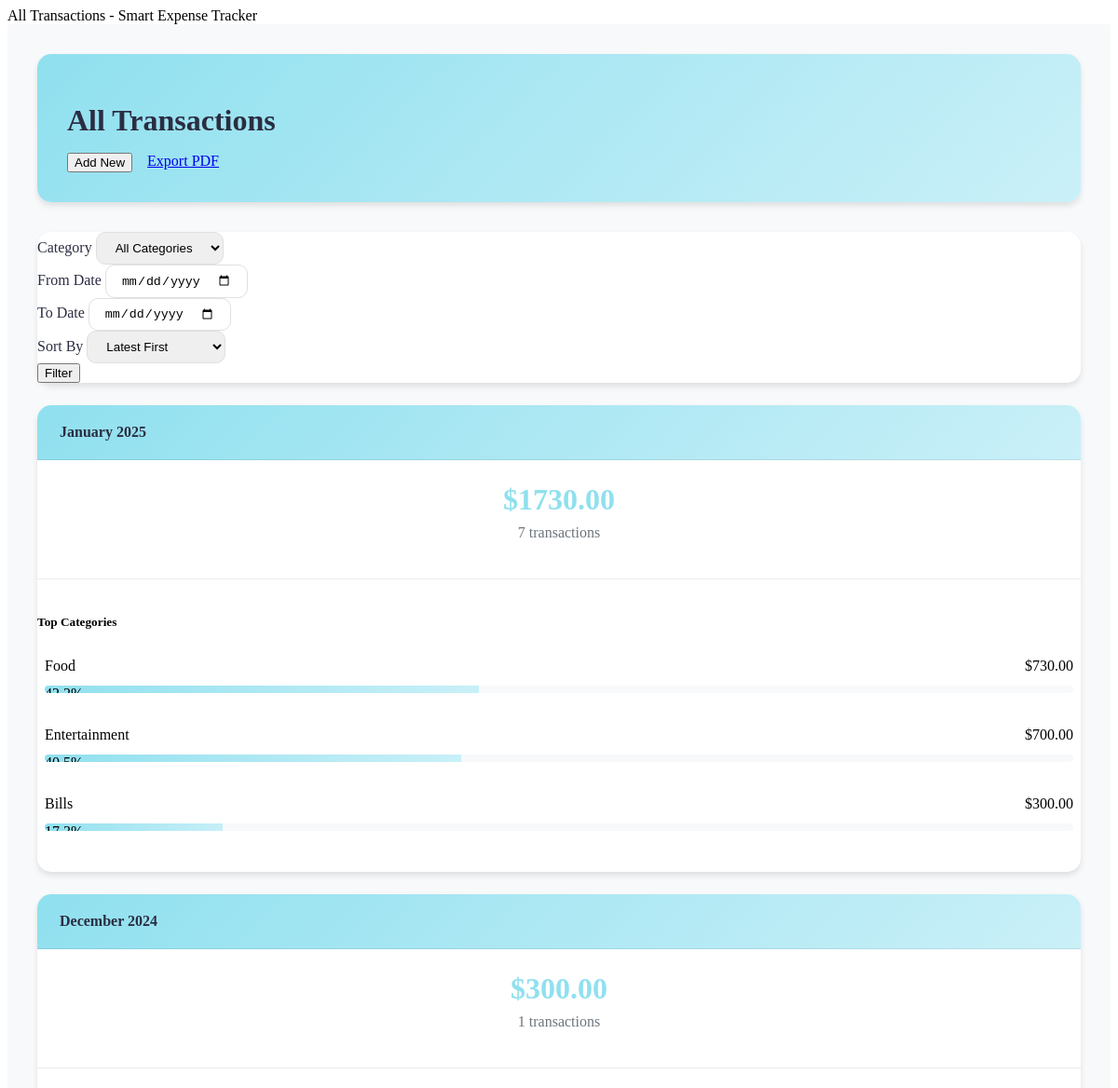
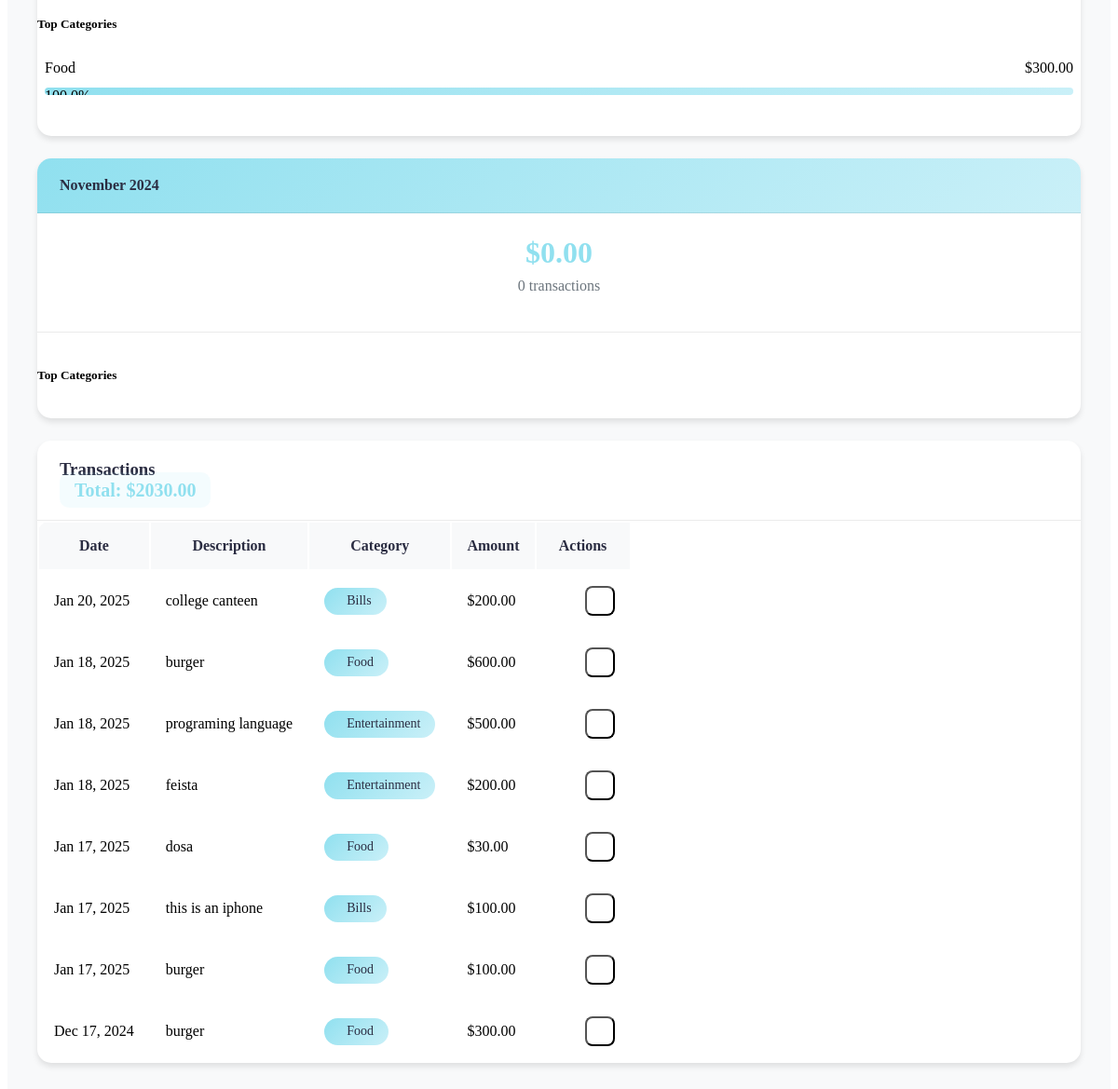
Screenshot of /expense-list/ (signed in) with the database file from the repository (2 pictures, top to bottom).
### Expenses/models.py (models this page shows, shortened)
class Expense(models.Model):
    RECURRING_CHOICES = [
        ('none', 'None'),
        ('daily', 'Daily'),
        ('weekly', 'Weekly'),
        ('monthly', 'Monthly'),
        ('yearly', 'Yearly'),
    ]
    user = models.ForeignKey(User, on_delete=models.CASCADE)
    category = models.ForeignKey(Category, on_delete=models.SET_NULL, null=True, blank=True)
    amount = models.DecimalField(
        max_digits=10,
        decimal_places=2,
        validators=[MinValueValidator(0.01)]
    )
    description = models.CharField(max_length=200)
    date = models.DateField()
    recurring = models.CharField(
        max_length=10,
        choices=RECURRING_CHOICES,
        default='none'
    )
    created_at = models.DateTimeField(auto_now_add=True)
    updated_at = models.DateTimeField(auto_now=True)

class Category(models.Model):
    name = models.CharField(max_length=100)
    user = models.ForeignKey(User, on_delete=models.CASCADE)
    budget = models.DecimalField(
        max_digits=10,
        decimal_places=2,
        validators=[MinValueValidator(0)],
        default=0
    )
    class Meta:
        verbose_name_plural = 'Categories'
        unique_together = ['name', 'user']

### Expenses/views.py (the view)
# urls.py: path('expense-list/', views.expense_list, name='expense_list'),
@login_required(login_url='login')
def expense_list(request):
    category = request.GET.get('category')
    date_from = request.GET.get('date_from')
    date_to = request.GET.get('date_to')
    sort_by = request.GET.get('sort_by', '-date')  # Default sort by date descending
    expenses = Expense.objects.filter(user=request.user)
    if category:
        expenses = expenses.filter(category_id=category)
    if date_from:
        expenses = expenses.filter(date__gte=date_from)
    if date_to:
        expenses = expenses.filter(date__lte=date_to)
    expenses = expenses.order_by(sort_by)
    categories = Category.objects.filter(user=request.user)
    total_amount = expenses.aggregate(total=Sum('amount'))['total'] or 0
    today = datetime.now().date()
    monthly_comparisons = []
    for month_offset in range(3):
        month_date = today - timedelta(days=30 * month_offset)
        month_start = month_date.replace(day=1)
        if month_offset < 2:
            month_end = (month_start + timedelta(days=32)).replace(day=1) - timedelta(days=1)
        else:
            month_end = month_date
        month_data = Expense.objects.filter(
            user=request.user,
            date__gte=month_start,
            date__lte=month_end
        )
        month_total = month_data.aggregate(total=Sum('amount'))['total'] or 0
        top_categories = month_data.values(
            'category__name'
        ).annotate(
            total=Sum('amount')
        ).order_by('-total')[:3]  # Get top 3 categories
        for category in top_categories:
            category['percentage'] = (category['total'] / month_total * 100) if month_total > 0 else 0
            category['total'] = float(category['total'])
        monthly_comparisons.append({
            'month': month_start.strftime('%B %Y'),
            'total': float(month_total),
            'top_categories': list(top_categories),
            'transaction_count': month_data.count()
        })
    context = {
        'expenses': expenses,
        'categories': categories,
        'total_amount': total_amount,
        'selected_category': category,
        'date_from': date_from,
        'date_to': date_to,
        'sort_by': sort_by,
        'monthly_comparisons': monthly_comparisons
    }
    return render(request, 'expenses/expense_list.html', context)

### Expenses/templates/expenses/expense_list.html (shortened to what this page needs)
{% extends 'base.html' %}
{% load static %}
{% block css_files %}
<link rel="stylesheet" href="{% static 'css/expense_list.css' %}">
{% endblock %}
{% block content %}
<div class="dashboard-container">
    <main class="main-content">
        <div class="container">
            <div class="dashboard-header">
                <h1>All Transactions</h1>
                <div class="header-actions">
                    <button class="btn btn-primary" data-bs-toggle="modal" data-bs-target="#addExpenseModal">
                         Add New
                    </button>
                    <a href="{% url 'export_expenses' %}" class="btn btn-outline-primary">
                         Export PDF
                    </a>
                </div>
            </div>
            <div class="card mb-4">
                <div class="card-body">
                    <form method="get" class="row g-3 align-items-end">
                        <div class="col-md-3">
                            <label class="form-label">Category</label>
                            <select name="category" class="form-select">
                                <option value="">All Categories</option>
                            </select>
                        </div>
                        <div class="col-md-3">
                            <label class="form-label">From Date</label>
                            <input type="date" name="date_from" class="form-control" value="{{ date_from|default:'' }}">
                        </div>
                        <div class="col-md-3">
                            <label class="form-label">To Date</label>
                            <input type="date" name="date_to" class="form-control" value="{{ date_to|default:'' }}">
                        </div>
                        <div class="col-md-2">
                            <label class="form-label">Sort By</label>
                            <select name="sort_by" class="form-select">
                                <option value="-date" {% if sort_by == '-date' %}selected{% endif %}>Latest First</option>
                            </select>
                        </div>
                        <div class="col-md-1">
                            <button type="submit" class="btn btn-primary w-100">Filter</button>
                        </div>
                    </form>
                </div>
            </div>
            <div class="row mb-4">
                {% for month in monthly_comparisons %}
                <div class="col-md-4">
                    <div class="card monthly-comparison-card">
                        <div class="card-header">
                            <h4>{{ month.month }}</h4>
                        </div>
                        <div class="card-body">
                            <div class="month-total">
                                <h3>${{ month.total|floatformat:2 }}</h3>
                                <p>{{ month.transaction_count }} transactions</p>
                            </div>
                            <div class="top-categories">
                                <h5>Top Categories</h5>
                                {% for category in month.top_categories %}
                                <div class="category-item">
                                    <div class="category-info">
                                        <span class="category-name">{{ category.category__name|default:"Uncategorized" }}</span>
                                        <span class="category-amount">${{ category.total|floatformat:2 }}</span>
                                    </div>
                                    <div class="progress">
                                        <div class="progress-bar"
                                             style="width: {{ category.percentage|floatformat:1 }}%"
                                             role="progressbar">
                                            {{ category.percentage|floatformat:1 }}%
                                        </div>
                                    </div>
                                </div>
                                {% endfor %}
                            </div>
                        </div>
                    </div>
                </div>
                {% endfor %}
            </div>
            <div class="card">
                <div class="card-header d-flex justify-content-between align-items-center">
                    <h3>Transactions</h3>
                    <span class="total-amount">Total: ${{ total_amount|floatformat:2 }}</span>
                </div>
                <div class="card-body">
                    <div class="table-responsive">
                        <table class="table">
                            <thead>
                                <tr>
                                    <th>Date</th>
                                    <th>Description</th>
                                    <th>Category</th>
                                    <th>Amount</th>
                                    <th>Actions</th>
                                </tr>
                            </thead>
                            <tbody>
                                {% for expense in expenses %}
                                <tr>
                                    <td>{{ expense.date|date:"M d, Y" }}</td>
                                    <td>{{ expense.description }}</td>
                                    <td>
                                        <span class="category-badge">
                                            {{ expense.category.name|default:"Uncategorized" }}
                                        </span>
                                    </td>
                                    <td>${{ expense.amount|floatformat:2 }}</td>
                                    <td>
                                        <a href="{% url 'edit_expense' expense.id %}" class="btn btn-icon" title="Edit">
                                        </a>
                                        <button class="btn btn-icon delete-expense" data-expense-id="{{ expense.id }}" title="Delete">
                                        </button>
                                    </td>
                                </tr>
                                {% empty %}
                                <tr>
                                    <td colspan="5" class="text-center">No transactions found.</td>
                                </tr>
                                {% endfor %}
                            </tbody>
                        </table>
                    </div>
                </div>
            </div>
        </div>
    </main>
</div>
{% endblock %}

### Expenses/templates/base.html (shortened to what this page needs)
{% load static %}
<!DOCTYPE html>
<html lang="en">
<head>
   {%block css_files %} {% endblock %}
</head>
<body>
    {% block content %}
    {% endblock %}
</body>
</html>

### Expenses/static/css/expense_list.css (style rules this page uses)
:root { --primary-gradient: linear-gradient(135deg, #90e0ef 0%, #caf0f8 100%); --card-shadow: 0 4px 6px rgba(0, 0, 0, 0.1); --hover-shadow: 0 8px 15px rgba(0, 0, 0, 0.15); --border-radius: 15px; --transition: all 0.3s ease; }
.main-content { padding: 2rem; background-color: #f8f9fa; min-height: 100vh; }
.dashboard-header { background: var(--primary-gradient); border-radius: var(--border-radius); padding: 2rem; margin-bottom: 2rem; box-shadow: var(--card-shadow); transition: var(--transition); }
.dashboard-header h1 { color: #2b2d42; font-size: 2rem; margin-bottom: 0.5rem; }
.header-actions { display: flex; gap: 1rem; margin-top: 1rem; }
.card { border: none; border-radius: var(--border-radius); box-shadow: var(--card-shadow); transition: var(--transition); background: white; margin-bottom: 1.5rem; }
.card-header { background: transparent; border-bottom: 1px solid rgba(0, 0, 0, 0.08); padding: 1.25rem 1.5rem; }
.card-header h3, .card-header h4 { margin: 0; color: #2b2d42; font-weight: 600; }
.form-label { font-weight: 500; color: #2b2d42; margin-bottom: 0.5rem; }
.form-select, .form-control { border-radius: 10px; border: 1px solid #e0e0e0; padding: 0.5rem 1rem; transition: var(--transition); }
.monthly-comparison-card { height: 100%; transition: var(--transition); }
.monthly-comparison-card .card-header { background: var(--primary-gradient); color: #2b2d42; border-radius: var(--border-radius) var(--border-radius) 0 0; }
.month-total { text-align: center; padding: 1.5rem 0; border-bottom: 1px solid rgba(0, 0, 0, 0.08); }
.month-total h3 { color: #90e0ef; font-size: 2rem; font-weight: 700; margin: 0; }
.month-total p { color: #6c757d; margin-top: 0.5rem; }
.top-categories { padding: 1rem 0; }
.category-item { margin-bottom: 1.25rem; padding: 0.5rem; border-radius: 10px; transition: var(--transition); }
.category-info { display: flex; justify-content: space-between; margin-bottom: 0.75rem; }
.progress { height: 8px; background-color: #f8f9fa; border-radius: 4px; overflow: hidden; }
.progress-bar { background: var(--primary-gradient); transition: width 0.3s ease; }
.table-responsive { border-radius: var(--border-radius); overflow: hidden; }
.table { margin: 0; }
.table thead th { background-color: #f8f9fa; color: #2b2d42; font-weight: 600; padding: 1rem; border: none; }
.table tbody td { padding: 1rem; vertical-align: middle; border-color: rgba(0, 0, 0, 0.05); }
.table tbody tr { transition: var(--transition); }
.category-badge { background: var(--primary-gradient); color: #2b2d42; padding: 0.4rem 1rem; border-radius: 20px; font-size: 0.875rem; display: inline-flex; align-items: center; gap: 0.5rem; font-weight: 500; }
.btn-icon { width: 32px; height: 32px; padding: 0; display: inline-flex; align-items: center; justify-content: center; border-radius: 8px; color: #6c757d; background: transparent; transition: var(--transition); }
.total-amount { font-size: 1.25rem; font-weight: 700; color: #90e0ef; padding: 0.5rem 1rem; border-radius: 10px; background: rgba(144, 224, 239, 0.1); }

### rows the page displays
Expense: date "Jan 20, 2025", description "college canteen", category.name "Bills", amount "200.00"
Expense: date "Jan 18, 2025", description "burger", category.name "Food", amount "600.00"
Expense: date "Jan 18, 2025", description "programing language", category.name "Entertainment", amount "500.00"
Expense: date "Jan 18, 2025", description "feista", category.name "Entertainment", amount "200.00"
Expense: date "Jan 17, 2025", description "dosa", category.name "Food", amount "30.00"
Expense: date "Jan 17, 2025", description "this is an iphone", category.name "Bills", amount "100.00"
Expense: date "Jan 17, 2025", description "burger", category.name "Food", amount "100.00"
Expense: date "Dec 17, 2024", description "burger", category.name "Food", amount "300.00"

### other values shown
{{ month.month }} "January 2025" "December 2024" "November 2024"
{{ month.total|floatformat:2 }} "1730.00" "300.00" "0.00"
{{ month.transaction_count }} "7" "1" "0"
{{ category.category__name|default:"Uncategorized" }} "Food" "Entertainment" "Bills" "Food"
{{ category.total|floatformat:2 }} "730.00" "700.00" "300.00" "300.00"
{{ total_amount|floatformat:2 }} "2030.00"
